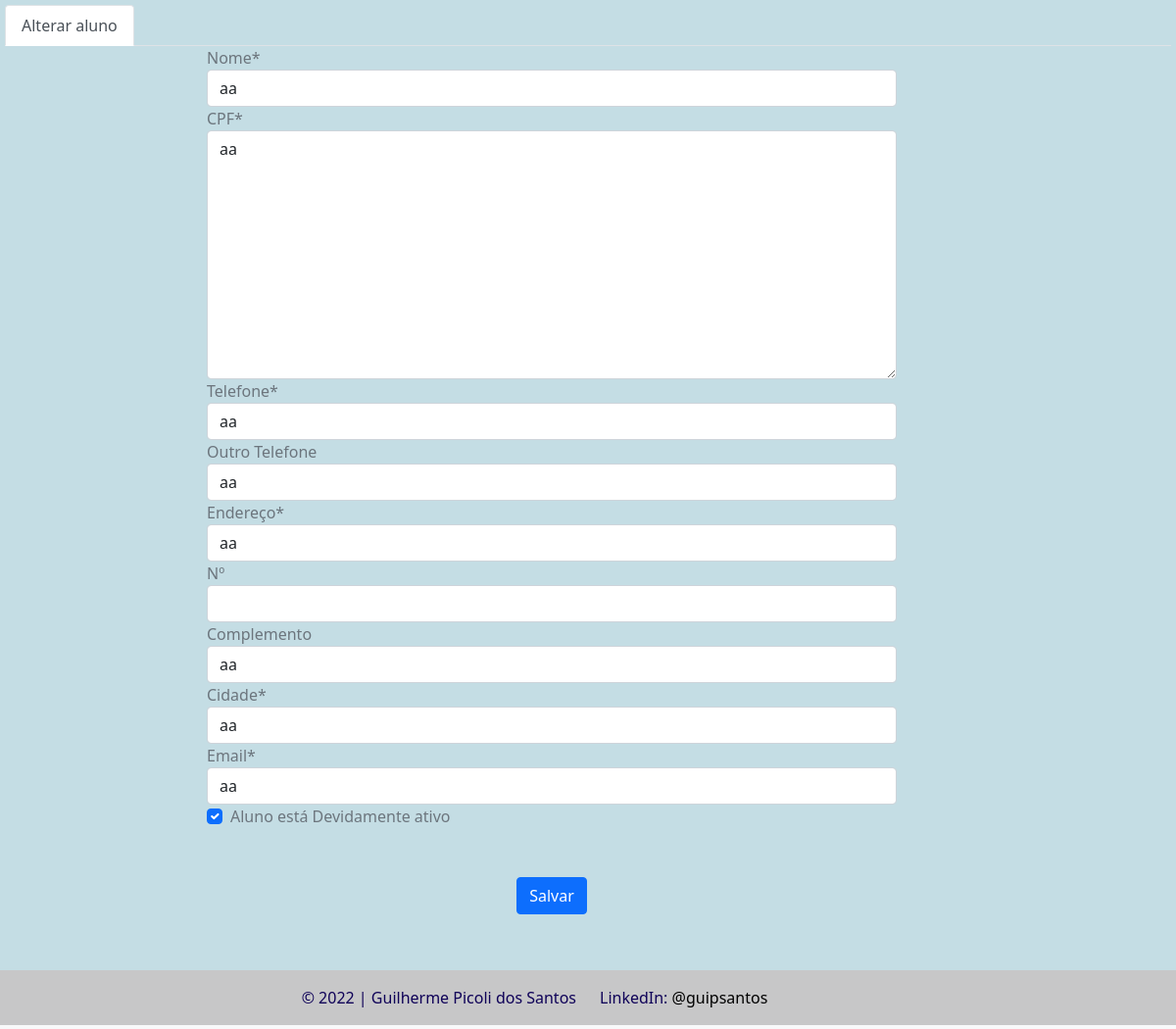
Before: /DjangoProject/AlunoApp/alterar/aluno/1/ with the older database file.
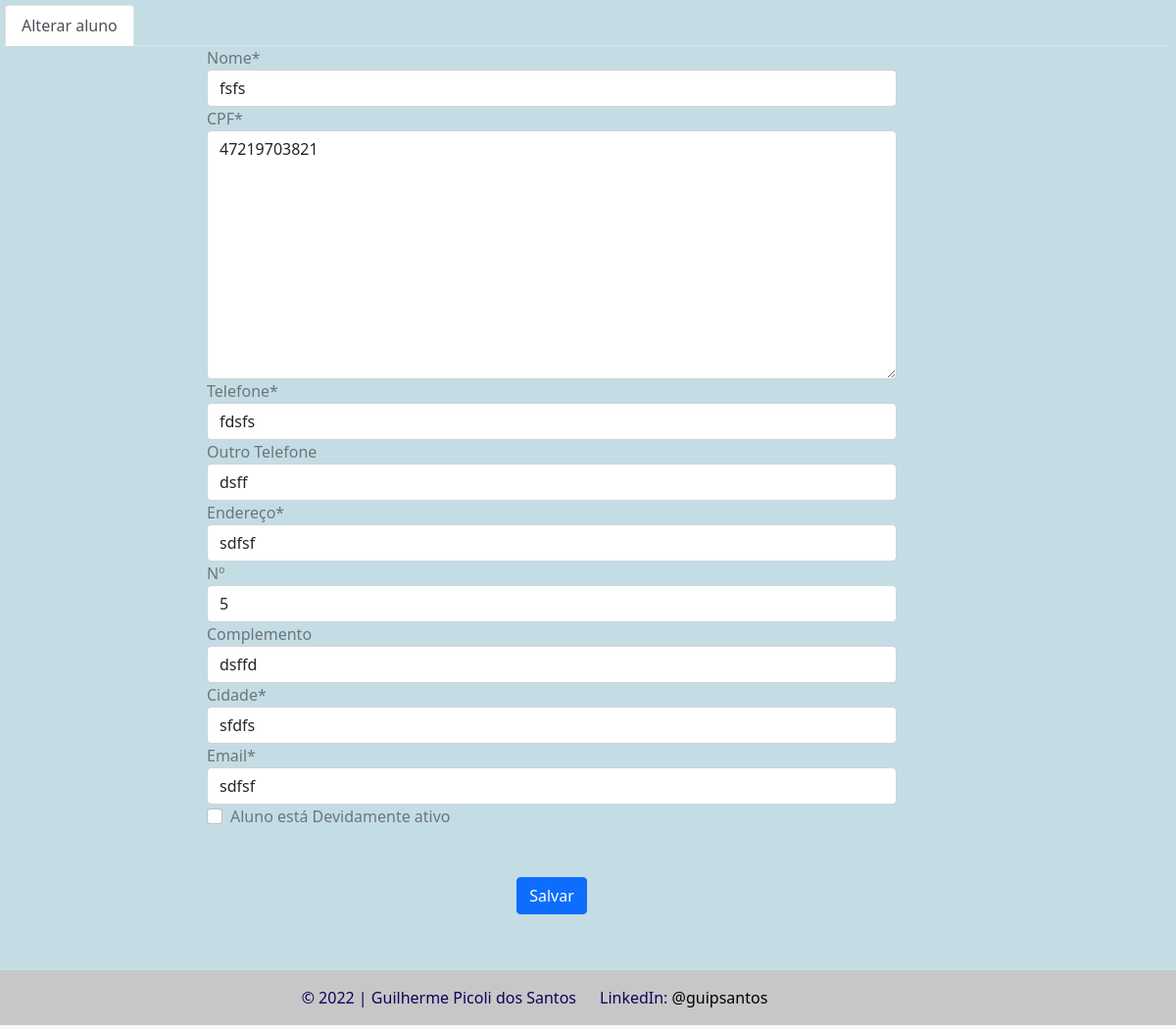
After: the same page with the newer database file.
### AlunoApp/models.py (models this page shows, shortened)
class Aluno(models.Model):
    nome = models.CharField(max_length=250)
    cpf = CPFField(max_length=11, verbose_name='CPF')
    telefone_um = models.CharField(max_length=15, verbose_name='Telefone')
    telefone_dois = models.CharField(max_length=15, verbose_name='Outro Telefone', blank=True, null=True)
    logradouro = models.CharField(max_length=250, verbose_name='Endereço', blank=False, null=False)
    numero = models.IntegerField(max_length=8, verbose_name='Nº', blank=True, null=True)
    complemento = models.CharField(max_length=160, verbose_name='Complemento', blank=True, null=True)
    cidade = models.CharField(max_length=100, verbose_name='Cidade', blank=False, null=False)
    email = models.CharField(verbose_name='Email', max_length=100)
    ativo = models.BooleanField(verbose_name='Aluno está Devidamente ativo', )
    historico = HistoricalRecords()
    data_alteracao = models.DateTimeField(blank=True, null=True, verbose_name='Data de alteração:')
    data_cadastro = models.DateTimeField(auto_now_add=True, verbose_name='Data de cadastro:')
    class Meta:
        db_table = 'alunoapp_estudantes'

### AlunoApp/views.py (the view, shortened to what this page needs)
# urls.py: re_path(r'^alterar/aluno/(?P<pk>\w+|)/$', views.AlunoUpdateView.as_view(), name='alterar-aluno'),
class AlunoUpdateView(UpdateView):
    model = Aluno
    form_class = forms.AlunoForm
    template_name = 'AlunoApp/alterar-aluno.html'
    context_object_name = 'aluno'
    def get(self, request, **kwargs):
        obj = get_object_or_404(Aluno, pk=kwargs.get('pk'))
        form = forms.AlunoForm(request.POST or None, instance = obj)
        this_aluno = Aluno.objects.get(pk=kwargs.get('pk'))
        return render(request, self.template_name, {'form': form, 'this_aluno': this_aluno})

### AlunoApp/forms.py
class AlunoForm(forms.ModelForm):
    class Meta:
        model = Aluno
        fields = '__all__'
        exclude = ['data_alteracao',]

### AlunoApp/templates/AlunoApp/alterar-aluno.html (shortened to what this page needs)
{% load crispy_forms_tags %}
{% block conteudo %}
<html>
    <head>
		<link href="https://cdn.jsdelivr.net/npm/bootstrap@5.1.3/dist/css/bootstrap.min.css" rel="stylesheet">
        <link rel="stylesheet" href="https://cdn.datatables.net/1.10.19/css/jquery.dataTables.min.css" />
	</head>
    <body>
        <div class="b-b b-primary nav-active-primary">
            <ul class="nav nav-tabs">
                <li class="nav-item"><a class="nav-link active" href=""
                    data-toggle="tab" data-target="#aluno" aria-expanded="false">Alterar aluno</a>
                </li>
            </ul>
        </div>
        <div class=" container row">
            <div class="col-md-2"></div>
            <div class="tab-content col-md-8">
                <div class="tab-pane animated fadeIn text-muted active" id="estudante" aria-expanded="false">
                <form method="POST" id="frm-cadastro" action="{% url 'AlunoApp:alterar-aluno' this_aluno.id %}">
                        {{ form|crispy }}
                        <br><br>
                        <div class="row">
                            <div class="md-form-group col-md-12 text-center">
                                <input type="submit" value="Salvar" class="btn btn-primary botao text-center" data-acao-btn="salvar" data-redirect="{% url 'AlunoApp:listar-aluno' %}">
                            </div>
                        </div>
                        <br>
                    </form>
                </div>
            </div>
            <div class="col-md-2"></div>
        </div>
            <br><br><br>
            <footer class="bg-light text-center text-lg-start" id="footer">
                <div class="row p-3" style="background-color: rgba(0, 0, 0, 0.2);">
                    <div class="col-md-6 text-end">
                        © 2022 | Guilherme Picoli dos Santos
                    </div>
                    <div class="col-md-6 text-start">
                        LinkedIn: <a href="https://www.linkedin.com/in/guipsantos/">@guipsantos</a>
                    </div>
                </div>
            </footer>
    </body>
</html>
{% endblock %}

Changed rows visible on the page:
changed Aluno: nome "aa" → "fsfs"; cpf "aa" → "47219703821"; telefone_um "aa" → "fdsfs"; telefone_dois "aa" → "dsff"; logradouro "aa" → "sdfsf"; numero (not shown) → "5"; complemento "aa" → "dsffd"; cidade "aa" → "sfdfs"; email "aa" → "sdfsf"; ativo "☑" → "☐"
